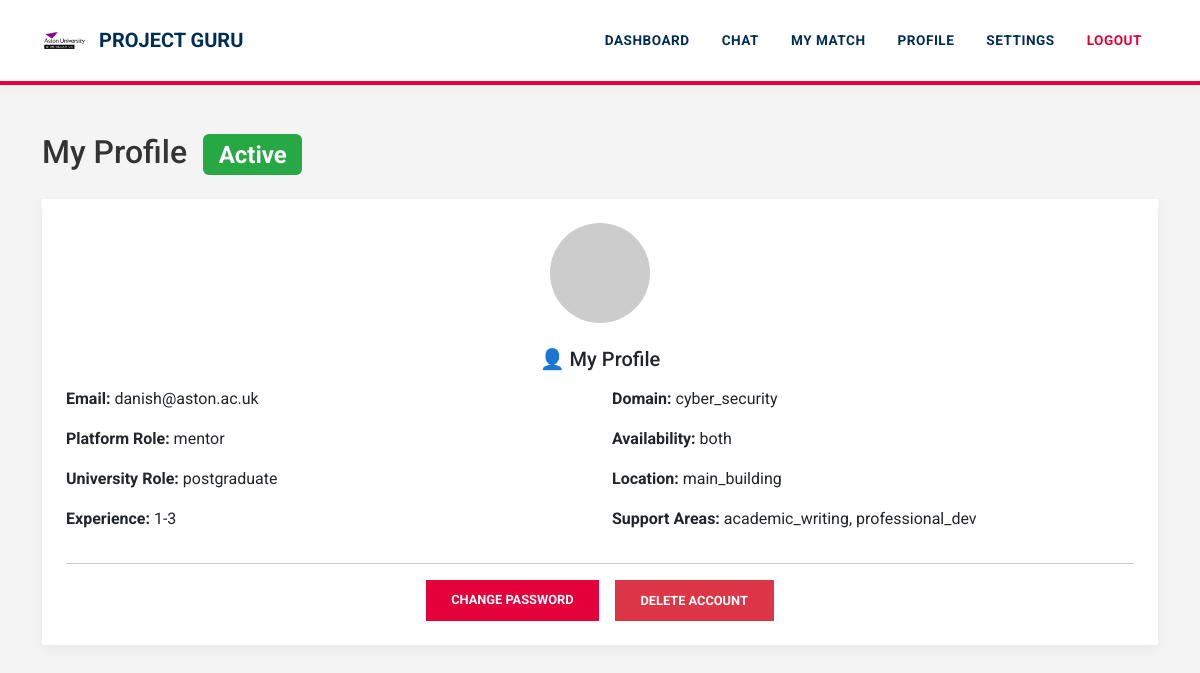
The app's page /profile (signed in) with its own data.
### tables this page shows
CREATE TABLE users (
    id INTEGER PRIMARY KEY AUTOINCREMENT,
    email TEXT UNIQUE,
    password TEXT,
    role TEXT,
    level TEXT,
    status TEXT
, experience TEXT, domain TEXT, availability TEXT, location TEXT);

CREATE TABLE questionnaires (
    id INTEGER PRIMARY KEY AUTOINCREMENT,
    user_id INTEGER,
    help_areas TEXT, experience TEXT, domain TEXT, availability TEXT, location TEXT,
    FOREIGN KEY (user_id) REFERENCES users(id)
);

### app.py (the view)
@app.route("/profile")
def profile():
    if "user_id" not in session:
        return redirect("/login")
    conn = get_db()
    user = conn.execute("""
    SELECT u.*, q.help_areas
    FROM users u
    LEFT JOIN questionnaires q ON u.id = q.user_id
    WHERE u.id=?
    """,(session["user_id"],)).fetchone()
    matches = conn.execute("""
    SELECT * FROM matches
    WHERE mentor_id=? OR mentee_id=?
    """,(session["user_id"],session["user_id"])).fetchall()
    conn.close()
    return render_template("profile.html",user=user,matches=matches)

### app.py (called while the page is built)
def get_db():
    conn = sqlite3.connect("database.db", timeout=30)
    conn.row_factory = sqlite3.Row
    return conn

### templates/profile.html (shortened to what this page needs)
<!DOCTYPE html>
<html>
<head>
<link href="https://cdn.jsdelivr.net/npm/bootstrap@5.3.2/dist/css/bootstrap.min.css" rel="stylesheet">
</head>
<body>
{% include "navbar.html" %}
<div class="container mt-5">
<h2 class="mb-4">
My Profile
<span class="badge badge-status ms-2">Active</span>
</h2>
<div class="card shadow profile-card p-4">
<div class="text-center mb-4">
<img
src="https://ui-avatars.com/api/?name={{ user.email }}&background=6f2da8&color=fff&size=100"
class="avatar">
</div>
<h5 class="mb-3 text-center">👤 My Profile</h5>
<div class="row">
<div class="col-md-6">
<p><strong>Email:</strong> {{ user.email }}</p>
<p><strong>Platform Role:</strong> {{ user.role }}</p>
<p><strong>University Role:</strong> {{ user.level }}</p>
<p><strong>Experience:</strong> {{ user.experience }}</p>
</div>
<div class="col-md-6">
<p><strong>Domain:</strong> {{ user.domain }}</p>
<p><strong>Availability:</strong> {{ user.availability }}</p>
<p><strong>Location:</strong> {{ user.location }}</p>
<p><strong>Support Areas:</strong> {{ user.help_areas }}</p>
</div>
</div>
<hr>
<div class="d-flex justify-content-center gap-3">
<a href="/change_password" class="btn btn-primary">
Change Password
</a>
<a href="/delete_account" class="btn btn-danger">
Delete Account
</a>
</div>
</div>
</div>
</body>
</html>

### templates/profile.html (style rules this page uses)
body { background:#f7f3fb; }
.profile-card { border-radius:12px; }
.avatar { width:100px; height:100px; border-radius:50%; }
.badge-status { background:#28a745; font-size:14px; padding:6px 10px; }

### templates/navbar.html (style rules this page uses)
:root { --aston-navy: #002d54; --aston-red: #e4003a; --aston-grey: #f4f4f4; --aston-dark-grey: #333333; }
body { background-color: var(--aston-grey) !important; font-family: 'Roboto', Arial, sans-serif !important; color: var(--aston-dark-grey); }
.card { border: none !important; border-radius: 0 !important; box-shadow: 0 4px 12px rgba(0,0,0,0.05) !important; }
.btn { border-radius: 0 !important; font-weight: 700 !important; text-transform: uppercase; font-size: 0.8rem; padding: 10px 25px !important; }
.btn-primary { background-color: var(--aston-red) !important; border: none !important; }

### records on screen
users: email "danish@aston.ac.uk", role "mentor", level "postgraduate", experience "1-3", domain "cyber_security", availability "both", location "main_building"
questionnaires: help_areas "academic_writing, professional_dev"
